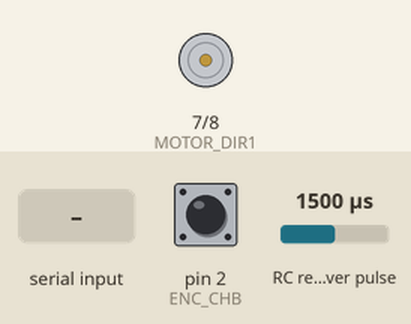
Simulated run of this sketch. Board: Arduino Uno, built with avr-gcc and run on an emulated ATmega328P. Shown: motor-driver pin pairs drawn as motors (green arrow = first pin HIGH = forward, orange = second pin HIGH = backward, longer = more drive, scaled by the enable pin). Wiring (inferred from the names in the program): RC receiver channel: data pin 3. Inputs (shaded band) come from the test bench; at power-on: pin 2 (ENC_CHB) HIGH, RC receiver pulse 1500 µs. What the sketch prints to the serial monitor is not drawn.

Above: at 1.2 s.
1.3 s: "90,45\n" received over Serial
At 2.1 s:
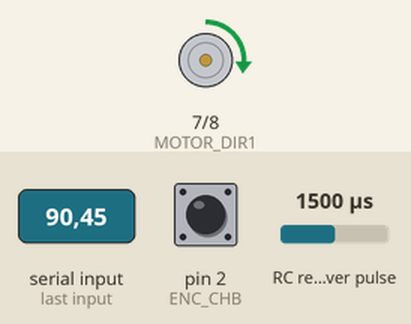
2.8 s: "30,150\n" received over Serial
At 3.2 s:
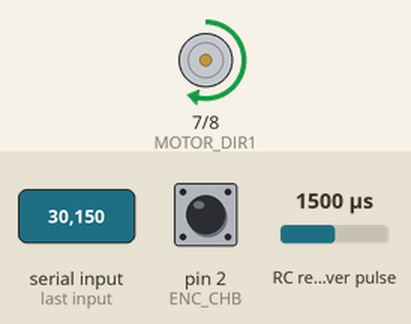
4.3 s: "200\n" received over Serial
At 5.5 s:
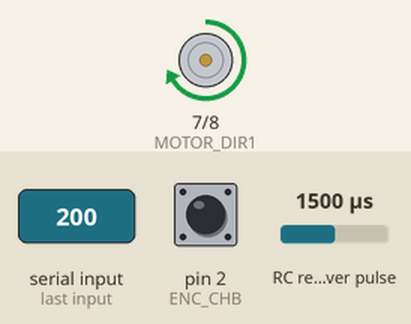
5.8 s: "90\n" received over Serial
At 6.6 s:
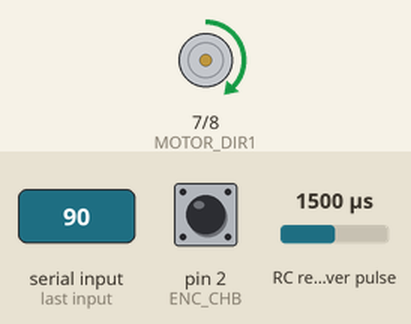
Timing chart, 0 to 8.3 s (numbered marks = the images above; inputs shaded):
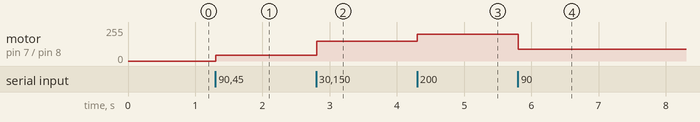

The sketch:

ex02_pwm_control.ino
```cpp
volatile long motorCount = 0;
long previousCount = 0;            // 이전 측정 시점의 펄스 수
float motorRPM = 0;                // 계산된 모터 RPM
unsigned long previousTime = 0;    // 이전 시간 (millis 기준)

void setup() {
  Serial.begin(9600);
  initEncoder();
  initMotor();
}

void loop() {
  if (Serial.available()) {
    int s = Serial.parseInt();
    if (s || Serial.peek() == '\n') setMotorSpeed(s);
  }
  updateMotorRPM();  // 1초마다 RPM 계산 및 출력
}
```

Encoder.ino
```cpp
#define ENC_CHA 3 // Ch A: Yellow
#define ENC_CHB 2 // Ch B: Green


void countEncoder() {
  if (digitalRead(ENC_CHA) == HIGH) {
    if (digitalRead(ENC_CHB) == LOW) motorCount++;
    else motorCount--;
  } else {
    if (digitalRead(ENC_CHB) == HIGH) motorCount++;
    else motorCount--;
  }
}

void initEncoder() {
  pinMode(ENC_CHA, INPUT);
  pinMode(ENC_CHB, INPUT);
  attachInterrupt(digitalPinToInterrupt(ENC_CHA), countEncoder, CHANGE);
}
```

Motor.ino
```cpp
#define MOTOR_PWM 6
#define MOTOR_DIR1 7
#define MOTOR_DIR2 8

void initMotor() {
  pinMode(MOTOR_PWM, OUTPUT);
  pinMode(MOTOR_DIR1, OUTPUT);
  pinMode(MOTOR_DIR2, OUTPUT);
}

void setMotorSpeed(int speed) {
  speed = constrain(speed, -255, 255);

  if (speed > 0) {
    analogWrite(MOTOR_PWM, speed);
    digitalWrite(MOTOR_DIR1, HIGH);
    digitalWrite(MOTOR_DIR2, LOW);
  } else if (speed < 0) {
    analogWrite(MOTOR_PWM, -speed);
    digitalWrite(MOTOR_DIR1, LOW);
    digitalWrite(MOTOR_DIR2, HIGH);
  } else {
    analogWrite(MOTOR_PWM, 0);
    digitalWrite(MOTOR_DIR1, LOW);
    digitalWrite(MOTOR_DIR2, LOW);
  }
}

// RPM 계산 함수
void updateMotorRPM() {
  unsigned long currentTime = millis();

  if (currentTime - previousTime >= 1000) { // 1초마다 측정
    long pulses = motorCount - previousCount;

    // RPM 계산: pulses / (PPR * 체배 * 감속비) * 60
    motorRPM = pulses * 60.0 / (11.0 * 2.0 * 46.0);

    previousCount = motorCount;
    previousTime = currentTime;

    Serial.print("현재 모터 속도 (RPM): ");
    Serial.println(motorRPM);
  }
}
```

Measured:
- after the input at 1.3 s, motor on pin 7 (MOTOR_DIR1) / pin 8 (MOTOR_DIR2): stopped → forward 45/255 at once
- after the input at 2.8 s, motor on pin 7 (MOTOR_DIR1) / pin 8 (MOTOR_DIR2): forward 45/255 → forward 150/255 at once
- after the input at 4.3 s, motor on pin 7 (MOTOR_DIR1) / pin 8 (MOTOR_DIR2): forward 150/255 → forward 200/255 at once
- after the input at 5.8 s, motor on pin 7 (MOTOR_DIR1) / pin 8 (MOTOR_DIR2): forward 200/255 → forward 90/255 at once
